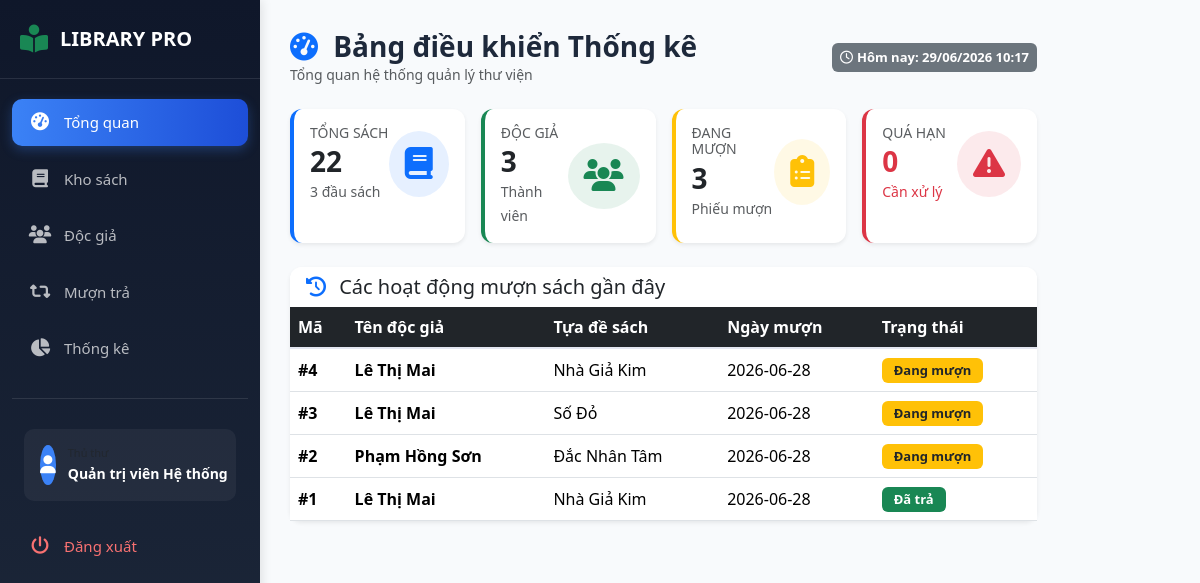
The page / (signed in) on the database its author committed.
### tables this page shows
CREATE TABLE borrows (
    id INTEGER PRIMARY KEY AUTOINCREMENT,
    member_id INTEGER NOT NULL,
    book_id INTEGER NOT NULL,
    borrow_date DATE DEFAULT CURRENT_DATE,
    due_date DATE DEFAULT (date('now', '+14 days')),
    return_date DATE,
    status TEXT DEFAULT 'Đang mượn' CHECK(status IN ('Đang mượn', 'Đã trả', 'Quá hạn')),
    fine REAL DEFAULT 0.0 CHECK(fine >= 0),
    FOREIGN KEY(member_id) REFERENCES members(id) ON DELETE CASCADE,
    FOREIGN KEY(book_id) REFERENCES books(id) ON DELETE CASCADE
);

CREATE TABLE members (
    id INTEGER PRIMARY KEY AUTOINCREMENT,
    name TEXT NOT NULL,
    email TEXT UNIQUE,
    phone TEXT,
    address TEXT,
    created_at TIMESTAMP DEFAULT CURRENT_TIMESTAMP
);

CREATE TABLE books (
    id INTEGER PRIMARY KEY AUTOINCREMENT,
    title TEXT NOT NULL,
    author TEXT NOT NULL,
    category TEXT,
    publisher TEXT,
    publish_year INTEGER,
    quantity INTEGER DEFAULT 0 CHECK(quantity >= 0),
    available INTEGER DEFAULT 0 CHECK(available >= 0)
);

### app.py (the view)
@app.route('/')
def index():
    if 'user_id' not in session:
        return redirect(url_for('login'))
    db = get_db()
    total_books = db.execute('SELECT SUM(quantity) FROM books').fetchone()[0] or 0
    total_titles = db.execute('SELECT COUNT(*) FROM books').fetchone()[0] or 0
    total_members = db.execute('SELECT COUNT(*) FROM members').fetchone()[0] or 0
    active_borrows = db.execute("SELECT COUNT(*) FROM borrows WHERE status = 'Đang mượn'").fetchone()[0] or 0
    overdue_borrows = db.execute("SELECT COUNT(*) FROM borrows WHERE status = 'Quá hạn'").fetchone()[0] or 0
    recent_borrows = db.execute("""
        SELECT b.id, m.name as member_name, bk.title as book_title, b.borrow_date, b.status
        FROM borrows b
        JOIN members m ON b.member_id = m.id
        JOIN books bk ON b.book_id = bk.id
        ORDER BY b.id DESC LIMIT 5
    """).fetchall()
    from datetime import datetime
    now = datetime.now().strftime('%d/%m/%Y %H:%M')
    return render_template('index.html',
        total_books=total_books, total_titles=total_titles,
        total_members=total_members, active_borrows=active_borrows,
        overdue_borrows=overdue_borrows, recent_borrows=recent_borrows,
        datetime=now)

### config/database.py (called while the page is built)
def get_db():
    if "db" not in g:
        try:
            db_path = current_app.config.get("DATABASE", "library.db")
        except RuntimeError:
            db_path = "library.db"
        g.db = sqlite3.connect(db_path)
        g.db.row_factory = sqlite3.Row
    return g.db

### templates/index.html (shortened to what this page needs)
{% extends 'base.html' %}
{% block content %}
<div class="page-header d-flex justify-content-between align-items-center mb-4">
  <div>
    <h2 class="mb-0">
      <i class="fa-solid fa-gauge-high text-primary me-2"></i>
      Bảng điều khiển Thống kê
    </h2>
    <p class="text-muted small mb-0">Tổng quan hệ thống quản lý thư viện</p>
  </div>
  <span class="badge bg-secondary p-2">
    <i class="fa-regular fa-clock me-1"></i>Hôm nay: {{ datetime }}
  </span>
</div>
<div class="row g-3 mb-4">
  <div class="col-6 col-lg-3">
    <div class="stat-card card-stats shadow-sm h-100 p-3 border-start border-4 border-primary">
      <div class="d-flex align-items-center justify-content-between">
        <div>
          <h6 class="text-muted text-uppercase small mb-1">Tổng sách</h6>
          <h3 class="fw-bold text-dark mb-0">{{ total_books }}</h3>
          <small class="text-muted">{{ total_titles }} đầu sách</small>
        </div>
        <div class="bg-primary bg-opacity-10 p-3 rounded-circle text-primary">
          <i class="fa-solid fa-book fa-2x"></i>
        </div>
      </div>
    </div>
  </div>
  <div class="col-6 col-lg-3">
    <div class="stat-card card-stats shadow-sm h-100 p-3 border-start border-4 border-success">
      <div class="d-flex align-items-center justify-content-between">
        <div>
          <h6 class="text-muted text-uppercase small mb-1">Độc giả</h6>
          <h3 class="fw-bold text-dark mb-0">{{ total_members }}</h3>
          <small class="text-muted">Thành viên</small>
        </div>
        <div class="bg-success bg-opacity-10 p-3 rounded-circle text-success">
          <i class="fa-solid fa-users fa-2x"></i>
        </div>
      </div>
    </div>
  </div>
  <div class="col-6 col-lg-3">
    <div class="stat-card card-stats shadow-sm h-100 p-3 border-start border-4 border-warning">
      <div class="d-flex align-items-center justify-content-between">
        <div>
          <h6 class="text-muted text-uppercase small mb-1">Đang mượn</h6>
          <h3 class="fw-bold text-dark mb-0">{{ active_borrows }}</h3>
          <small class="text-muted">Phiếu mượn</small>
        </div>
        <div class="bg-warning bg-opacity-10 p-3 rounded-circle text-warning">
          <i class="fa-solid fa-clipboard-list fa-2x"></i>
        </div>
      </div>
    </div>
  </div>
  <div class="col-6 col-lg-3">
    <div class="stat-card card-stats shadow-sm h-100 p-3 border-start border-4 border-danger">
      <div class="d-flex align-items-center justify-content-between">
        <div>
          <h6 class="text-muted text-uppercase small mb-1">Quá hạn</h6>
          <h3 class="fw-bold text-danger mb-0">{{ overdue_borrows }}</h3>
          <small class="text-danger">Cần xử lý</small>
        </div>
        <div class="bg-danger bg-opacity-10 p-3 rounded-circle text-danger">
          <i class="fa-solid fa-triangle-exclamation fa-2x"></i>
        </div>
      </div>
    </div>
  </div>
</div>
<div class="card border-0 shadow-sm">
  <div class="card-header bg-white border-0">
    <h5 class="mb-0">
      <i class="fa-solid fa-history text-primary me-2"></i>
      Các hoạt động mượn sách gần đây
    </h5>
  </div>
  <div class="table-responsive">
    <table class="table table-hover align-middle mb-0">
      <thead class="table-dark">
        <tr>
          <th>Mã</th>
          <th>Tên độc giả</th>
          <th>Tựa đề sách</th>
          <th>Ngày mượn</th>
          <th>Trạng thái</th>
        </tr>
      </thead>
      <tbody>
        {% if recent_borrows %}
          {% for rb in recent_borrows %}
          <tr>
            <td><strong>#{{ rb.id }}</strong></td>
            <td class="fw-semibold">{{ rb.member_name }}</td>
            <td>{{ rb.book_title }}</td>
            <td>{{ rb.borrow_date }}</td>
            <td>
              {% if rb.status == 'Đang mượn' %}
                <span class="badge bg-warning text-dark">Đang mượn</span>
              {% elif rb.status == 'Quá hạn' %}
                <span class="badge bg-danger">Quá hạn</span>
              {% else %}
                <span class="badge bg-success">Đã trả</span>
              {% endif %}
            </td>
          </tr>
          {% endfor %}
        {% endif %}
      </tbody>
    </table>
  </div>
</div>
{% endblock %}

### templates/base.html (shortened to what this page needs)
<!DOCTYPE html>
<html lang="vi">
<head>
  <link href="https://cdn.jsdelivr.net/npm/bootstrap@5.3.3/dist/css/bootstrap.min.css" rel="stylesheet">
  <link rel="stylesheet" href="https://cdnjs.cloudflare.com/ajax/libs/font-awesome/6.4.2/css/all.min.css">
  <link rel="stylesheet" href="{{ url_for('static', filename='css/style.css') }}">
</head>
<body class="{% if request.endpoint in ['login', 'register'] %}auth-page{% endif %}">
  <div class="d-flex">
    <div class="sidebar">
      <div class="sidebar-brand">
        <i class="fa-solid fa-book-open-reader text-success"></i>
        <span>LIBRARY PRO</span>
      </div>
      <nav class="sidebar-menu">
        <a href="{{ url_for('index') }}" class="nav-link {% if request.endpoint == 'index' %}active{% endif %}">
          <i class="fa-solid fa-gauge-high"></i>
          <span>Tổng quan</span>
        </a>
        <a href="{{ url_for('books_list') }}" class="nav-link {% if request.endpoint == 'books_list' %}active{% endif %}">
          <i class="fa-solid fa-book"></i>
          <span>Kho sách</span>
        </a>
        <a href="{{ url_for('members_list') }}" class="nav-link {% if request.endpoint == 'members_list' %}active{% endif %}">
          <i class="fa-solid fa-users"></i>
          <span>Độc giả</span>
        </a>
        <a href="{{ url_for('borrows_list') }}" class="nav-link {% if request.endpoint == 'borrows_list' %}active{% endif %}">
          <i class="fa-solid fa-retweet"></i>
          <span>Mượn trả</span>
        </a>
        <a href="{{ url_for('statistics') }}" class="nav-link {% if request.endpoint == 'statistics' %}active{% endif %}">
          <i class="fa-solid fa-chart-pie"></i>
          <span>Thống kê</span>
        </a>
        <div class="sidebar-divider"></div>
        <div class="user-info">
          <div class="user-avatar">
            <i class="fa-solid fa-user"></i>
          </div>
          <div class="user-details">
            <small class="text-muted">Thủ thư</small>
            <div class="user-name">{{ session.get('fullname', 'N/A') }}</div>
          </div>
        </div>
        <a href="{{ url_for('logout') }}" class="nav-link logout-btn">
          <i class="fa-solid fa-power-off"></i>
          <span>Đăng xuất</span>
        </a>
      </nav>
    </div>
    <div class="main-content">
      {% block content %}{% endblock %}
    </div>
  </div>
</body>
</html>

### static/css/style.css (style rules this page uses)
:root { --primary-color: #3b82f6; --primary-dark: #1d4ed8; --secondary-color: #10b981; --warning-color: #f59e0b; --danger-color: #ef4444; --info-color: #06b6d4; --dark-bg: #0f172a; --light-bg: #f8fafc; --sidebar-width: 260px; --card-shadow: 0 0.15rem 1.75rem 0 rgba(58, 59, 69, 0.1); --transition: all 0.3s ease; }
* { margin: 0; padding: 0; box-sizing: border-box; }
body { font-family: 'Segoe UI', Tahoma, Geneva, Verdana, sans-serif; background-color: var(--light-bg); color: #1e293b; overflow-x: hidden; }
.sidebar { background: linear-gradient(180deg, var(--dark-bg) 0%, #1e293b 100%); min-height: 100vh; color: #fff; padding: 0; position: fixed; top: 0; left: 0; width: var(--sidebar-width); z-index: 1000; box-shadow: 2px 0 10px rgba(0, 0, 0, 0.1); }
.sidebar-brand { padding: 24px 20px; border-bottom: 1px solid rgba(255, 255, 255, 0.1); display: flex; align-items: center; gap: 12px; font-size: 20px; font-weight: 700; color: #fff; }
.sidebar-brand i { font-size: 28px; color: var(--secondary-color); }
.sidebar-menu { padding: 20px 12px; display: flex; flex-direction: column; gap: 6px; }
.sidebar-menu .nav-link { color: rgba(255, 255, 255, 0.7); padding: 12px 16px; border-radius: 10px; margin-bottom: 4px; display: flex; align-items: center; gap: 12px; text-decoration: none; font-weight: 500; font-size: 15px; transition: var(--transition); }
.sidebar-menu .nav-link.active { background: linear-gradient(90deg, var(--primary-color), var(--primary-dark)); color: #fff; box-shadow: 0 4px 12px rgba(59, 130, 246, 0.3); }
.sidebar-menu .nav-link i { font-size: 18px; width: 24px; text-align: center; }
.sidebar-divider { height: 1px; background: rgba(255, 255, 255, 0.1); margin: 16px 0; }
.user-info { padding: 16px; display: flex; align-items: center; gap: 12px; background: rgba(255, 255, 255, 0.05); border-radius: 10px; margin: 8px 12px; }
.user-avatar { width: 40px; height: 40px; border-radius: 50%; background: var(--primary-color); display: flex; align-items: center; justify-content: center; font-size: 18px; }
.user-details { flex: 1; }
.user-details small { display: block; font-size: 11px; color: rgba(255, 255, 255, 0.6); margin-bottom: 2px; }
.user-name { font-size: 14px; font-weight: 600; color: #fff; white-space: nowrap; overflow: hidden; text-overflow: ellipsis; }
.logout-btn { margin-top: 8px; color: #f87171 !important; }
.main-content { margin-left: var(--sidebar-width); padding: 30px; min-height: 100vh; background: var(--light-bg); }
.page-header { margin-bottom: 24px; }
.page-header h2 { font-size: 28px; font-weight: 700; color: #1e293b; margin-bottom: 4px; }
.page-header p { font-size: 14px; color: #64748b; margin: 0; }
.stat-card { border: none; border-radius: 12px; transition: var(--transition); overflow: hidden; position: relative; }
.card-stats { background: white; border-radius: 12px; box-shadow: var(--card-shadow); transition: var(--transition); }
.table thead { border-bottom: 2px solid #e3e6f0; }
.table tbody tr { transition: var(--transition); }
.card { border-radius: 12px; border: none; box-shadow: var(--card-shadow); transition: var(--transition); }
.card-header { border-radius: 12px 12px 0 0 !important; font-weight: 600; }
.badge { padding: 6px 12px; border-radius: 6px; font-weight: 600; font-size: 13px; }

### rows shown on the page
borrows: id "4", member_name "Lê Thị Mai", book_title "Nhà Giả Kim", borrow_date "2026-06-28", status "Đang mượn"
borrows: id "3", member_name "Lê Thị Mai", book_title "Số Đỏ", borrow_date "2026-06-28", status "Đang mượn"
borrows: id "2", member_name "Phạm Hồng Sơn", book_title "Đắc Nhân Tâm", borrow_date "2026-06-28", status "Đang mượn"
borrows: id "1", member_name "Lê Thị Mai", book_title "Nhà Giả Kim", borrow_date "2026-06-28", status "Đã trả"

### other values the page prints
{{ session.get('fullname', 'N/A') }} "Quản trị viên Hệ thống"
{{ total_books }} "22"
{{ total_titles }} "3"
{{ total_members }} "3"
{{ active_borrows }} "3"
{{ overdue_borrows }} "0"
